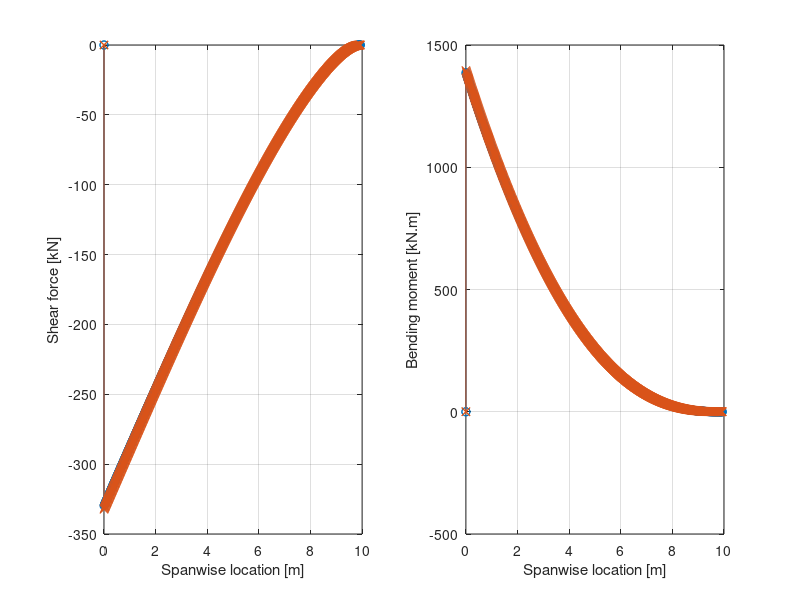

The MATLAB script that drew this image:
%% Plotting load cases

% house keep
clear; close all; clc;

% load data 1
load('loadcase1_wing.mat')

figure(1002)
subplot(1,2,1)
plot(SFBMout.y, SFBMout.shearF/1000,'-o')
hold on
grid on;
ylabel('Shear force [kN]')
xlabel('Spanwise location [m]')

subplot(1,2,2)
plot(SFBMout.y, SFBMout.BM/1000,'-o')
hold on
grid on;
ylabel('Bending moment [kN.m]')
xlabel('Spanwise location [m]')

% load data 1
load('loadcase2_wing.mat')
figure(1002)
subplot(1,2,1)
plot(SFBMout.y, SFBMout.shearF/1000,'-x')
hold on
grid on;
ylabel('Shear force [kN]')
xlabel('Spanwise location [m]')

subplot(1,2,2)
plot(SFBMout.y, SFBMout.BM/1000,'-x')
hold on
grid on;
ylabel('Bending moment [kN.m]')
xlabel('Spanwise location [m]')

%improvePlot;

